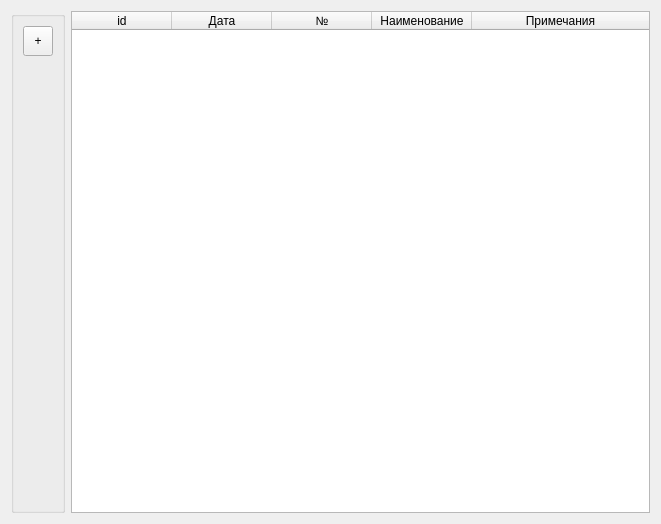
<?xml version="1.0" encoding="UTF-8"?>
<ui version="4.0">
 <class>docs</class>
 <widget class="QDialog" name="docs">
  <property name="geometry">
   <rect>
    <x>0</x>
    <y>0</y>
    <width>661</width>
    <height>524</height>
   </rect>
  </property>
  <property name="windowTitle">
   <string>Документы</string>
  </property>
  <layout class="QGridLayout" name="gridLayout_2">
   <item row="0" column="0">
    <layout class="QHBoxLayout" name="horizontalLayout">
     <item>
      <widget class="QGroupBox" name="groupBox">
       <property name="title">
        <string/>
       </property>
       <layout class="QGridLayout" name="gridLayout">
        <item row="0" column="0">
         <layout class="QVBoxLayout" name="verticalLayout">
          <item>
           <widget class="QToolButton" name="toolButton_add">
            <property name="minimumSize">
             <size>
              <width>30</width>
              <height>30</height>
             </size>
            </property>
            <property name="maximumSize">
             <size>
              <width>30</width>
              <height>30</height>
             </size>
            </property>
            <property name="text">
             <string>+</string>
            </property>
           </widget>
          </item>
          <item>
           <spacer name="verticalSpacer">
            <property name="orientation">
             <enum>Qt::Vertical</enum>
            </property>
            <property name="sizeHint" stdset="0">
             <size>
              <width>20</width>
              <height>40</height>
             </size>
            </property>
           </spacer>
          </item>
         </layout>
        </item>
       </layout>
      </widget>
     </item>
     <item>
      <widget class="QTableWidget" name="tableWidget_docs">
       <property name="editTriggers">
        <set>QAbstractItemView::NoEditTriggers</set>
       </property>
       <property name="alternatingRowColors">
        <bool>true</bool>
       </property>
       <property name="selectionMode">
        <enum>QAbstractItemView::SingleSelection</enum>
       </property>
       <property name="selectionBehavior">
        <enum>QAbstractItemView::SelectRows</enum>
       </property>
       <property name="sortingEnabled">
        <bool>true</bool>
       </property>
       <attribute name="horizontalHeaderStretchLastSection">
        <bool>true</bool>
       </attribute>
       <attribute name="verticalHeaderDefaultSectionSize">
        <number>25</number>
       </attribute>
       <column>
        <property name="text">
         <string>id</string>
        </property>
       </column>
       <column>
        <property name="text">
         <string>Дата</string>
        </property>
       </column>
       <column>
        <property name="text">
         <string>№</string>
        </property>
       </column>
       <column>
        <property name="text">
         <string>Наименование</string>
        </property>
       </column>
       <column>
        <property name="text">
         <string>Примечания</string>
        </property>
       </column>
      </widget>
     </item>
    </layout>
   </item>
  </layout>
 </widget>
 <resources/>
 <connections/>
</ui>
